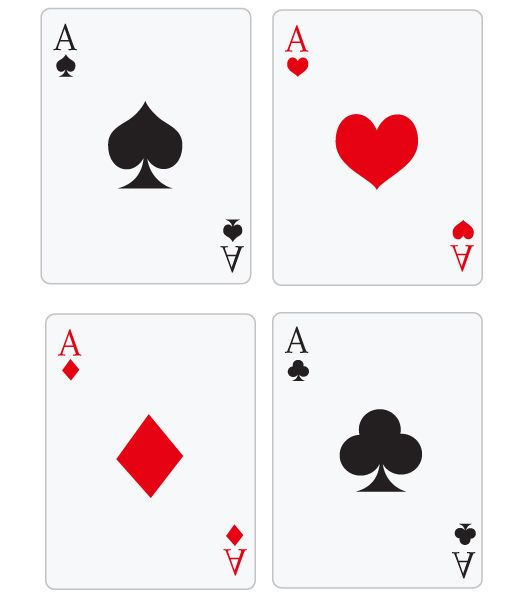
#> input picture imagen.jpg, 510 x 595 px, given in place of the camera
$ python edges.py
#> lines starting #> are read from the running program, lines starting #| are printed output that depends on the picture; after the words box and inside, x2 and y2 are one past the last pixel; in counts of white or black regions, pixels touching at a corner belong together
import cv2

cap = cv2.VideoCapture(0) #0 local o primary camera
con = 0
while cap.isOpened():

        # Feed de la camara.
    ret, img = cap.read()
#> img is the input picture: shape (595, 510, 3); mean B, G, R 236.6, 234.7, 240.4
    # Convierte la imagen a escala de grises.
    img_gray = cv2.cvtColor(img, cv2.COLOR_BGR2GRAY)
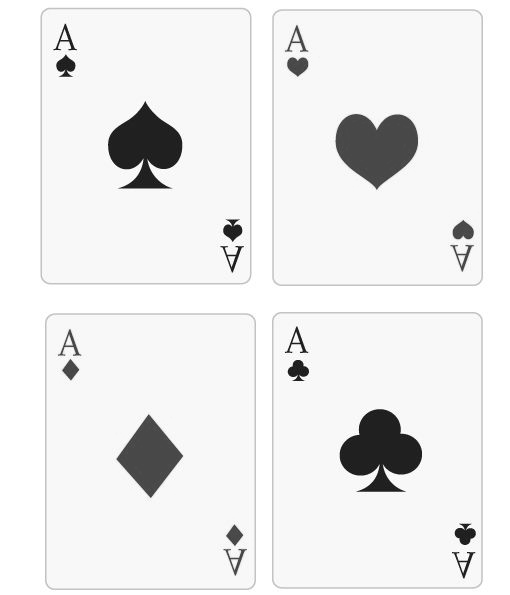
#> img_gray: shape (595, 510); min 2, max 255, mean 236.7
    # Agrega blur gaussiano.
    cv2.GaussianBlur(img_gray, (11,11), 0, img_gray)
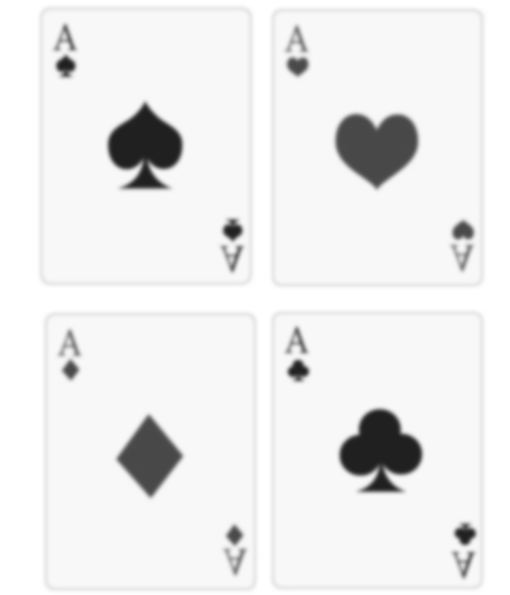
#> img_gray: shape (595, 510); min 32, max 255, mean 236.7
    # Funcion de deteccion de bordes.
    edges = cv2.Canny(img_gray,10,20,apertureSize = 3)
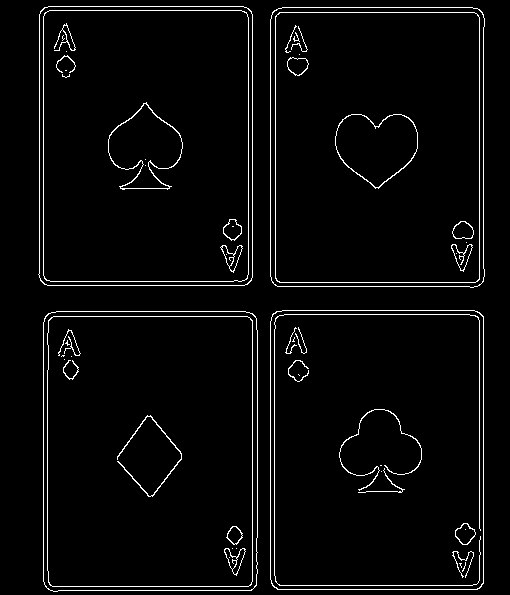
#> edges: shape (595, 510); 3.5% white in thin lines or dots, all inside (x1, y1, x2, y2) = (38, 6, 485, 592)

    cv2.imshow("Deteccion de bordes", edges)

    k = cv2.waitKey(10)
#> (key Esc is pressed here)
    if k==27:
        break

cap.release()
cv2.destroyAllWindows()
